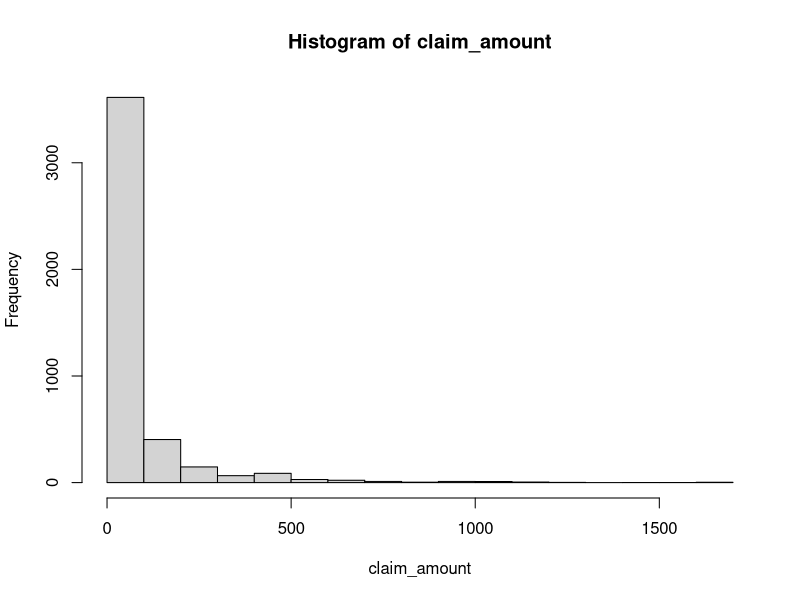
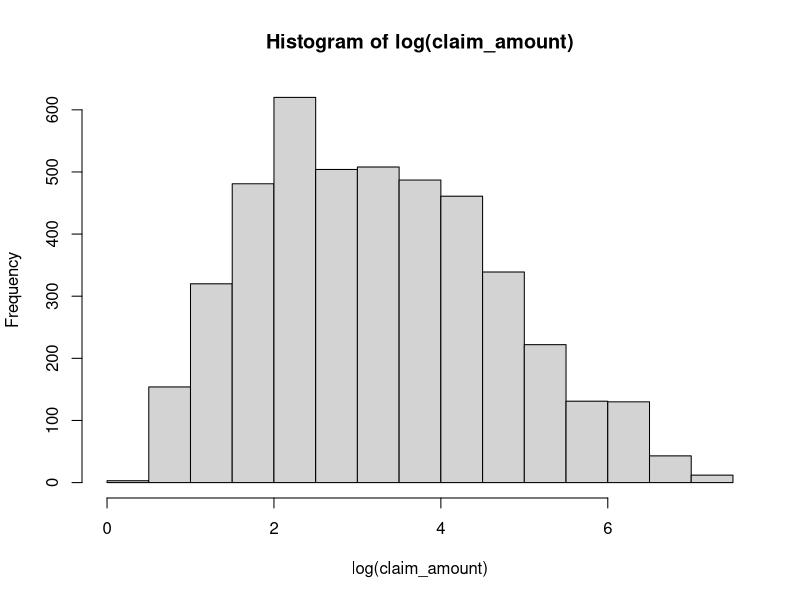
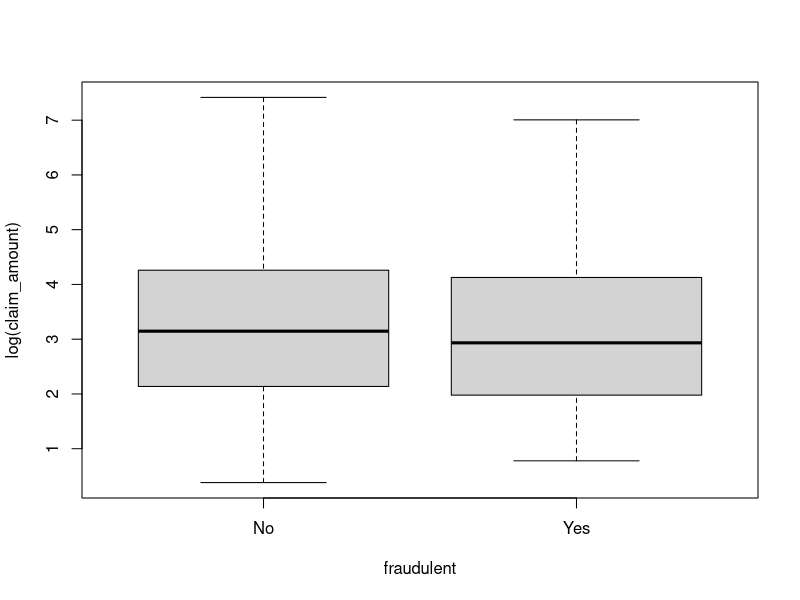
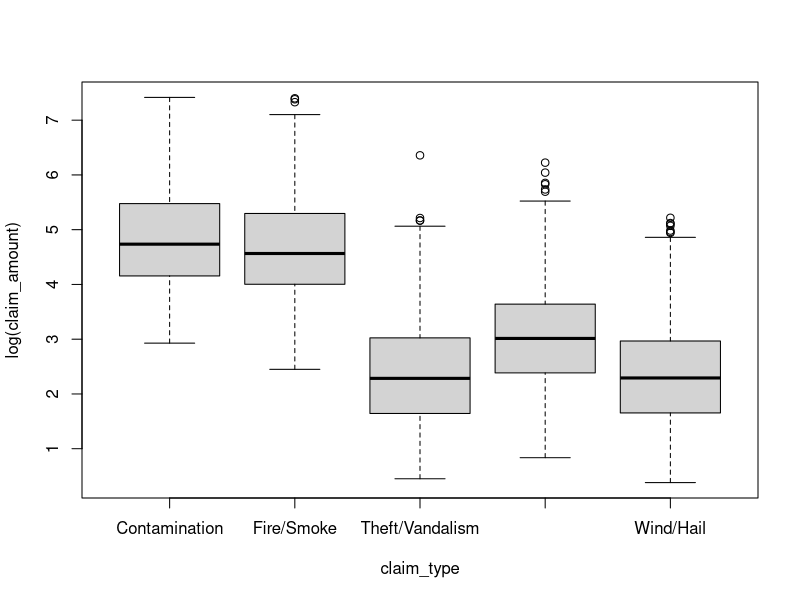

These charts were generated, in order, by the following R code:
#######################
# Section 6, Stat 139 #
#       ANOVA         #
#      10/14/15       #
#    Reagan Rose      #
#######################

# Exercise 1
n = c(31,31,14)
mean = c(25.8,22.68,21.29)
sd = c(2.56, 3.67, 2.76)

allmean = mean(mean)
SSB = sum(n*(mean-allmean)^2)
SSW = sum((n-1)*sd^2)

# Contrasts for midsize versus big
a = c(1,-.5,-.5)
T_num = sum(a*mean)
Sp2 = SSW/ (sum(n)-length(n))
T_denom = sqrt(Sp2) * sqrt(sum(a^2/n))

T = T_num / T_denom
df = sum(n)-length(n)
p.val = 2*(1-pt(T,df))

# Contrasts for SUV versus pickup
a = c(0,1,-1)
T_num = sum(a*mean)
T_denom = sqrt(Sp2) * sqrt(sum(a^2/n))

T = T_num / T_denom
df = sum(n)-length(n)
p.val = 2*(1-pt(T,df))

# t-test
var.pooled = ((n[2]-1)*sd[2]^2 + (n[3]-1)*sd[3]^2)/(n[2]+n[3]-2)
sd.pooled = sqrt(var.pooled)
t.obs = (mean[2]-mean[3])/(sd.pooled*sqrt((1/n[2])+(1/n[3])))

df.t = (n[2]+n[3]-2)
2*(1-pt(t.obs,df.t))


# Exercise 2
data = read.csv("insurance_claims.csv")
head(data)
attach(data)

summary(claim_type)
summary(claim_amount)

# Figure out the correct way to transform the data
hist(claim_amount)
hist(log(claim_amount))
boxplot(log(claim_amount)~fraudulent)
boxplot(log(claim_amount)~claim_type)

# Prove to yourself the the ANOVA for two groups is equivalent to the t-test
model0= aov(log(claim_amount)~fraudulent)
summary(model0)

t.test(log(claim_amount)~fraudulent, var.equal=T)
t.test(log(claim_amount)~fraudulent, var.equal=T)$statistic^2

# Conduct one-way ANOVA using the different claim types as groups
model1 = aov(log(claim_amount)~claim_type)
summary(model1)

# Two way ANOVA with claim types and fraudulence as groups
model2 = aov(log(claim_amount)~claim_type+fraudulent)
summary(model2)

